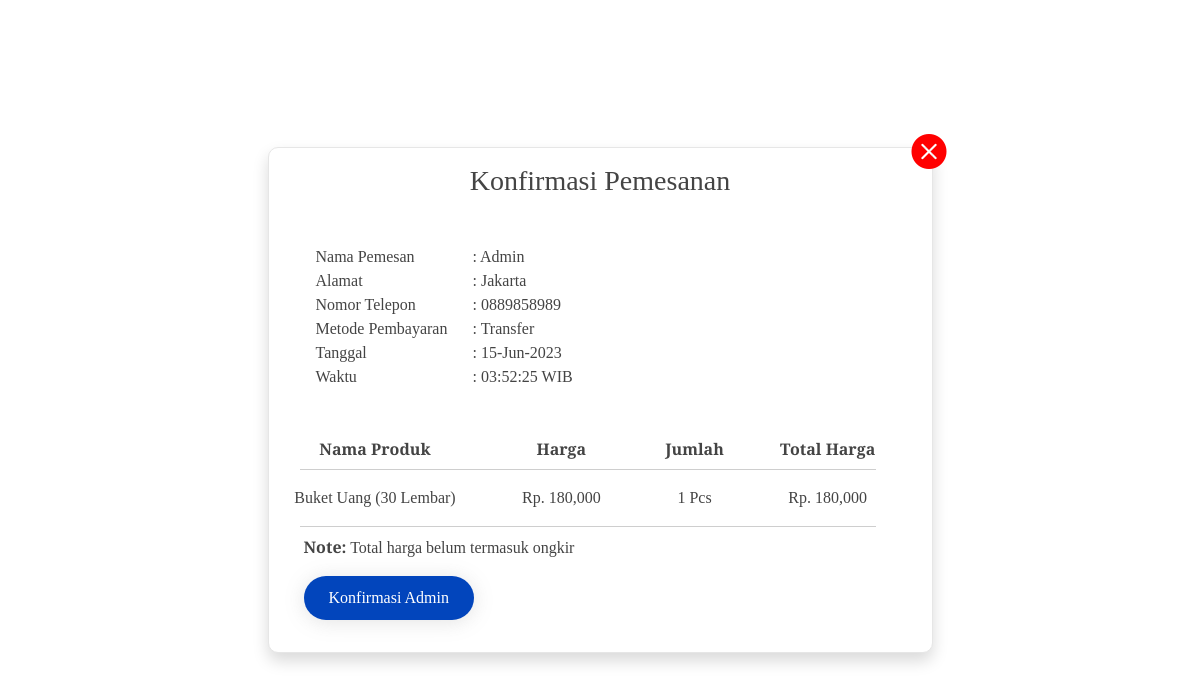
/user/detail-pesanan.php, run on the app's committed database.
### tables this page shows
CREATE TABLE `tbl_pemesan` (
  `id_pemesan` int(11) NOT NULL,
  `id_produk` int(11) NOT NULL,
  `nama_pemesan` varchar(225) NOT NULL,
  `alamat` varchar(255) NOT NULL,
  `no_telpon` varchar(50) NOT NULL,
  `jumlah` varchar(100) NOT NULL,
  `metode_pembayaran` varchar(50) NOT NULL,
  `tanggal` date NOT NULL,
  `waktu` time NOT NULL
);

CREATE TABLE `tbl_produk` (
  `id_produk` int(11) NOT NULL,
  `nama_produk` varchar(100) NOT NULL,
  `kategori` varchar(100) NOT NULL,
  `harga` varchar(100) NOT NULL,
  `cover` varchar(100) NOT NULL,
  `tanggal` date NOT NULL,
  `waktu` time NOT NULL
);

### admin/functions.php (called while the page is built, shortened)
<?php
function tgl_indo_2($tanggal_indo_2)
{
	$bulan_indo_2 = array(
		1 =>   'Jan',
		'Feb',
		'Mar',
		'Apr',
		'Mei',
		'Jun',
		'Jul',
		'Aug',
		'Sep',
		'Okt',
		'Nov',
		'Des'
	);
	$pecahkan_indo_2 = explode('-', $tanggal_indo_2);
	return $pecahkan_indo_2[2] . '-' . $bulan_indo_2[(int)$pecahkan_indo_2[1]] . '-' . $pecahkan_indo_2[0];
}

### user/detail-pesanan.php (the view, shortened to what this page needs)
<?php
require '../admin/functions.php';
?>
<!DOCTYPE html>
<html lang="en">
<head>
    <link href="assets/vendor/aos/aos.css" rel="stylesheet" />
    <link href="assets/vendor/bootstrap/css/bootstrap.min.css" rel="stylesheet" />
    <link href="assets/vendor/bootstrap-icons/bootstrap-icons.css" rel="stylesheet" />
    <link href="assets/vendor/glightbox/css/glightbox.min.css" rel="stylesheet" />
    <link href="assets/vendor/remixicon/remixicon.css" rel="stylesheet" />
    <link href="assets/vendor/swiper/swiper-bundle.min.css" rel="stylesheet" />
    <link href="assets/css/style.css" rel="stylesheet" />
</head>
<body>
    <?php
    $query_pemesan = $conn->query("SELECT * FROM tbl_pemesan ORDER BY id_pemesan DESC LIMIT 1");
    $data_pemesan = mysqli_fetch_assoc($query_pemesan);
    $id_produk = $data_pemesan['id_produk'];
    $nama_pemesan = $data_pemesan['nama_pemesan'];
    $alamat = $data_pemesan['alamat'];
    $no_telpon = $data_pemesan['no_telpon'];
    $jumlah = $data_pemesan['jumlah'];
    $metode_pembayaran = $data_pemesan['metode_pembayaran'];
    $tanggal = $data_pemesan['tanggal'];
    $jam = $data_pemesan['waktu'];
    $query_produk = $conn->query("SELECT * FROM tbl_produk WHERE id_produk = '$id_produk'");
    $data_produk = mysqli_fetch_assoc($query_produk);
    $nama_produk = $data_produk['nama_produk'];
    $harga = $data_produk['harga'];
    $total = $jumlah * $harga;
    ?>
    <div class="container">
        <div class="row" style="display: flex; justify-content: center; align-items: center; height: 100vh">
            <div class="card shadow col-md-7 py-3" style="border: 1px solid rgb(230, 230, 230); border-radius: 10px">
                <h3 class="mb-5 text-center">Konfirmasi Pemesanan</h3>
                <div style="position: absolute; top: -20px; right: -15px; font-size: 35px">
                    <a href="halaman-user.php">
                        <i class="bi bi-x-circle-fill" style="color: red"></i>
                    </a>
                </div>
                <div class="row mb-5" style="padding-left: 35px">
                    <div class="col-md-3 col-6">
                        <p class="mb-0">Nama Pemesan</p>
                        <p class="mb-0">Alamat</p>
                        <p class="mb-0">Nomor Telepon</p>
                        <p class="mb-0">Metode Pembayaran</p>
                        <p class="mb-0">Tanggal</p>
                        <p class="mb-0">Waktu</p>
                    </div>
                    <div class="col-md-9 col-6">
                        <p class="mb-0">: <?= ucwords($nama_pemesan); ?></p>
                        <p class="mb-0">: <?= ucwords($alamat); ?></p>
                        <p class="mb-0">: <?= ucwords($no_telpon); ?></p>
                        <p class="mb-0">: <?= ucwords($metode_pembayaran); ?></p>
                        <p class="mb-0">: <?= tgl_indo_2($tanggal); ?></p>
                        <p class="mb-0">: <?= ucwords($jam); ?> WIB </p>
                    </div>
                </div>
                <div class="row mb-3">
                    <div class="row text-center fw-bold">
                        <div class="col-md-4 col-3">Nama Produk</div>
                        <div class="col-md-3 col-3">Harga</div>
                        <div class="col-md-2 col-3">Jumlah</div>
                        <div class="col-md-3 col-3 mb-2">Total Harga</div>
                        <div style="width: 90%; background-color: rgb(206, 206, 206); height: 1px; margin: auto"></div>
                    </div>
                    <div class="row text-center mt-3">
                        <div class="col-md-4 col-3"><?= ucwords($nama_produk); ?></div>
                        <div class="col-md-3 col-3">Rp. <?= number_format($harga); ?></div>
                        <div class="col-md-2 col-3"><?= ucwords($jumlah); ?> Pcs</div>
                        <div class="col-md-3 col-3 mb-3">Rp. <?= number_format($total); ?></div>
                        <div style="width: 90%; background-color: rgb(206, 206, 206); height: 1px; margin: auto"></div>
                    </div>
                    <div class="row mt-2">
                        <div class="col-md-12" style="padding-left: 35px">
                            <p class="fw-semibold">Note:<span class="fw-light"> Total harga belum termasuk
                                    ongkir</span>
                            </p>
                            <form action="./notifwa.php" class="" method="post">
                                <button type="submit" class="" style="background-color: #0245bc; color: white; padding: 10px 25px; border-radius: 30px; box-shadow: 0px 2px 20px rgba(121, 121, 121, 0.212); border: 0;">Konfirmasi
                                    Admin</button>
                            </form>
                        </div>
                    </div>
                </div>
            </div>
        </div>
    </div>
</body>
</html>

### user/assets/css/style.css (style rules this page uses)
:root { scroll-behavior: smooth; }
* { padding: 0; margin: 0; box-sizing: border-box; }
body { color: #444444; font-family: "Crimson Text", serif; }
a { color: #4154f1; text-decoration: none; }

### data on the page
tbl_pemesan: nama_pemesan "Admin", alamat "Jakarta", no_telpon "0889858989", metode_pembayaran "Transfer", tanggal "15-Jun-2023", waktu "03:52:25", jumlah "1", jumlah.harga "180,000"
tbl_produk: nama_produk "Buket Uang (30 Lembar)", harga "180,000"
